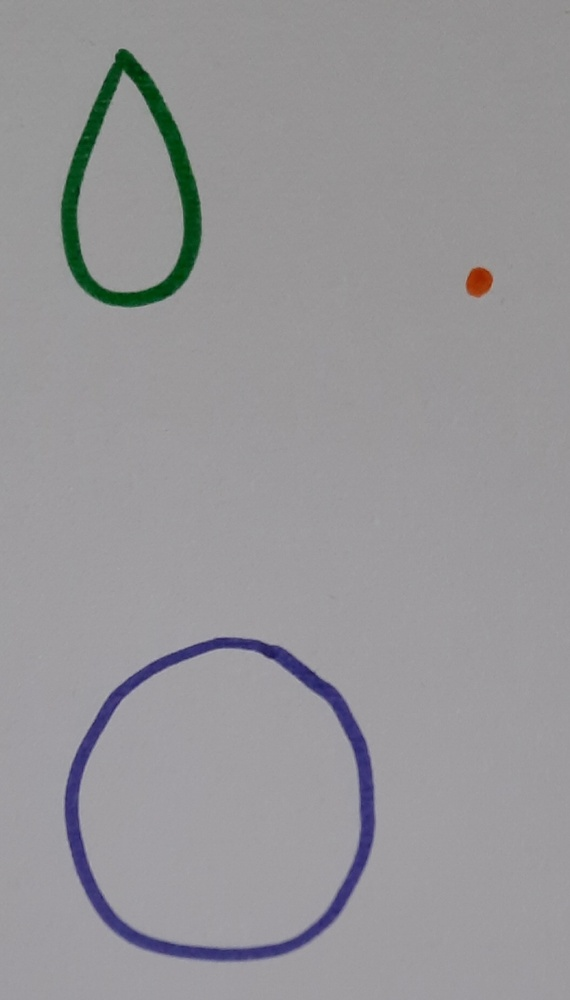
#> input picture tests/inputs/colors.jpg, 570 x 1000 px, shrunk from 1018 x 1786 before the run
$ python bitmap_tracer.py
#> lines starting #> are read from the running program, lines starting #| are printed output that depends on the picture; after the words box and inside, x2 and y2 are one past the last pixel; in counts of white or black regions, pixels touching at a corner belong together
import cv2
import numpy as np
from svgwrite import Drawing
from collections import defaultdict
import yaml
import os

def load_config(config_path="config.yaml"):
    """
    Load the number of structures to keep for each color from YAML config file
    """
    try:
        if os.path.exists(config_path):
            with open(config_path, 'r') as file:
                config = yaml.safe_load(file)
                red_dots = config.get('red_dots', 0)
                blue_paths = config.get('blue_paths', 0)
                green_paths = config.get('green_paths', 0)
                print(f"📁 Loaded config: red_dots={red_dots}, blue_paths={blue_paths}, green_paths={green_paths}")
                return red_dots, blue_paths, green_paths
        else:
            print(f"❌ Config file not found: {config_path}")
            return 0, 0, 0
    except Exception as e:
        print(f"❌ Error loading config: {e}")
        return 0, 0, 0

# [257 lines left out: functions detect_points, create_point_marker, get_contour_center, categorize_color, detect_dominant_stroke_color, ensure_contour_closure and 2 more, not called in this run]

def create_final_svg_color_categories(image_path, output_svg="peanut_smart.svg", config_path="config.yaml"):
    """
    Create SVG with colors categorized into blue, red, green and white background ignored
    Using smart curve fitting for optimal shape preservation and smoothness
    RED IS RESERVED FOR POINTS ONLY - all red shapes become point markers at their center
    Number of structures for each color is controlled by YAML config file
    """
#> called with image_path = '../../tests/inputs/colors.jpg', output_svg = 'colors.svg', config_path = 'config.yaml'
    print(f"⚡ Creating categorized color outline with smart curve fitting: {output_svg}")
    print("🎯 NOTE: Red is reserved exclusively for point markers - all red shapes become points")

    # Load configuration for all color categories
    max_red_dots, max_blue_paths, max_green_paths = load_config(config_path)

    # Read image
    img = cv2.imread(image_path)
#> img is the input picture: shape (1000, 570, 3); mean B, G, R 152.7, 149.9, 150.8
    if img is None:
        print(f"❌ Could not load image: {image_path}")
        return False

    height, width = img.shape[:2]
#> height = 1000; width = 570
    print(f"Image size: {width}x{height}")
#| Image size: 570x1000

    # Convert to grayscale for contour detection
    gray = cv2.cvtColor(img, cv2.COLOR_BGR2GRAY)
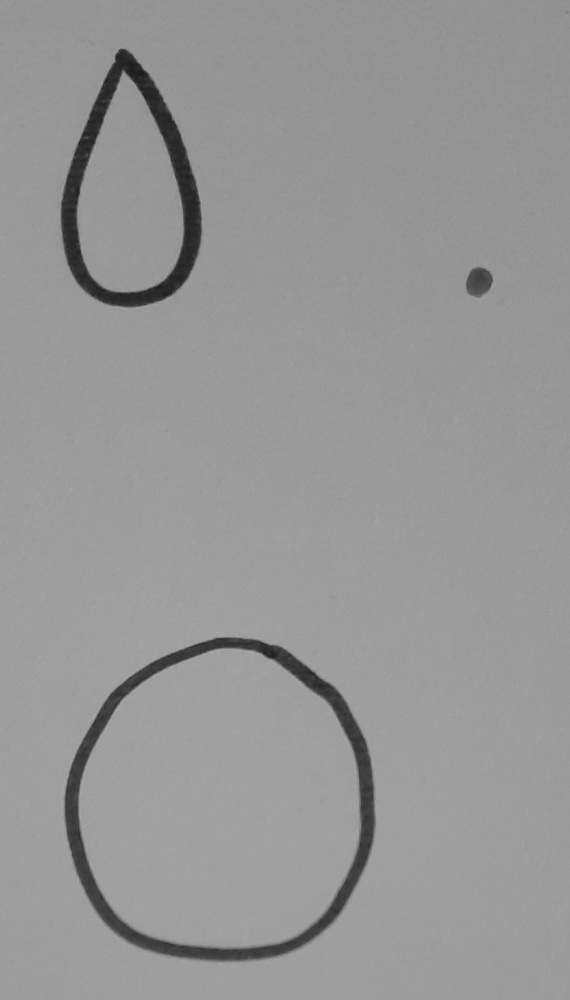
#> gray: shape (1000, 570); min 24, max 171, mean 150.6

    # Use multiple thresholding methods to capture all colored strokes
    binary1 = cv2.adaptiveThreshold(gray, 255, cv2.ADAPTIVE_THRESH_GAUSSIAN_C,
                                   cv2.THRESH_BINARY_INV, 15, 5)
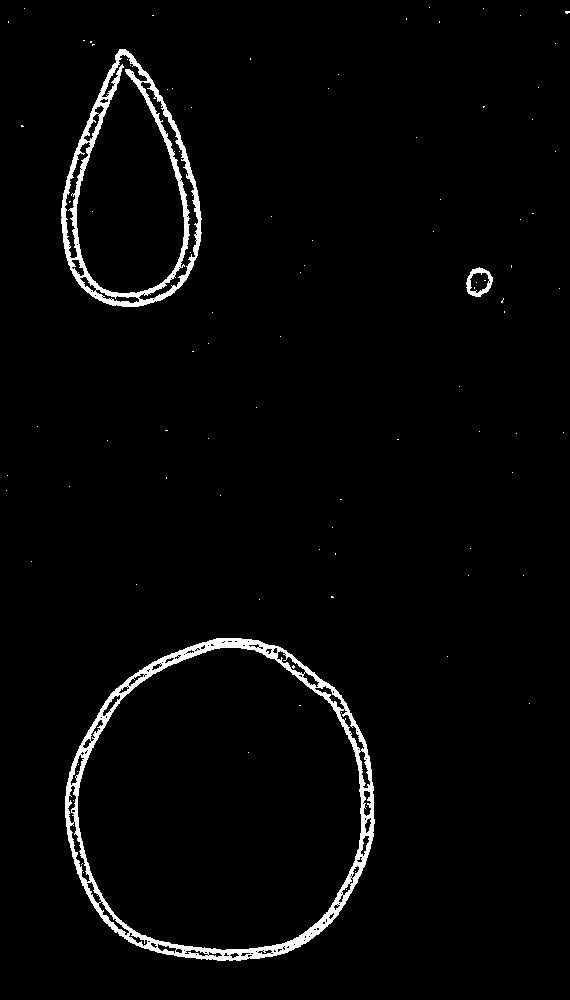
#> binary1: shape (1000, 570); 2.7% white; 94 white regions (91 under 20 px), largest, box (x1, y1, x2, y2) and area: (65, 638, 375, 961) 9037, (61, 49, 202, 307) 5749, (466, 267, 493, 297) 313

    _, binary2 = cv2.threshold(gray, 0, 255, cv2.THRESH_BINARY_INV + cv2.THRESH_OTSU)
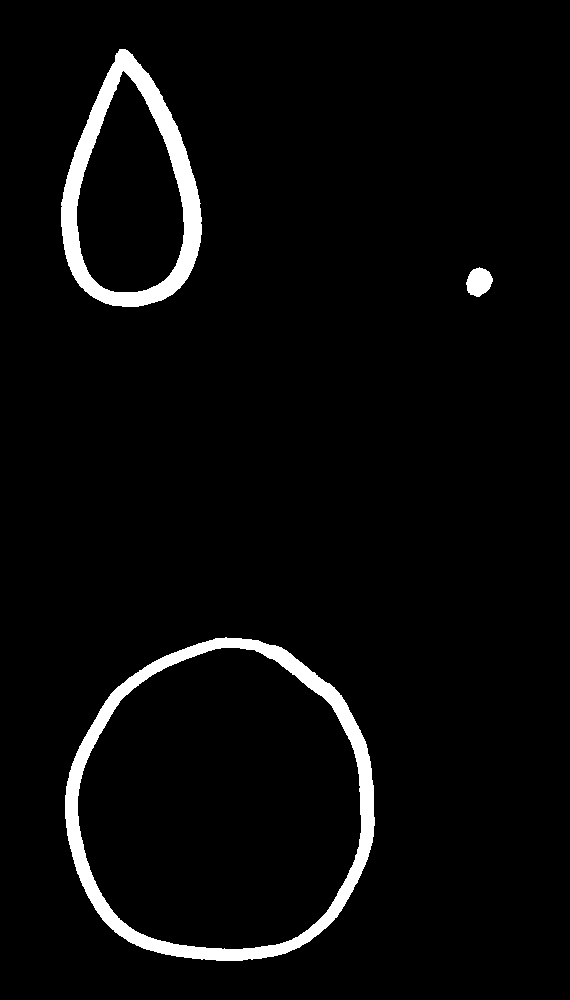
#> binary2: shape (1000, 570); 3.9% white; 3 white regions, box (x1, y1, x2, y2) and area: (65, 637, 375, 961) 12209, (61, 49, 202, 307) 9370, (466, 267, 493, 297) 577

    # Combine both methods
    combined = cv2.bitwise_or(binary1, binary2)
#> combined: shape (1000, 570); 3.9% white; 76 white regions (73 under 20 px), largest, box (x1, y1, x2, y2) and area: (65, 637, 375, 961) 12210, (61, 49, 202, 307) 9370, (466, 267, 493, 297) 593

    # Conservative cleaning
    kernel = np.ones((3,3), np.uint8)
    cleaned = cv2.morphologyEx(combined, cv2.MORPH_CLOSE, kernel, iterations=2)
#> cleaned: shape (1000, 570); 3.9% white; 76 white regions (73 under 20 px), largest, box (x1, y1, x2, y2) and area: (65, 637, 375, 961) 12219, (61, 49, 202, 307) 9385, (466, 267, 493, 297) 595
    cleaned = cv2.morphologyEx(cleaned, cv2.MORPH_OPEN, kernel, iterations=1)
#> cleaned: shape (1000, 570); 3.9% white; 4 white regions (1 under 20 px)

    # Find contours WITH hierarchy - this is key!
    contours, hierarchy = cv2.findContours(cleaned, cv2.RETR_TREE, cv2.CHAIN_APPROX_TC89_KCOS)
#> contours = 6 contours, 1 with area under 20; largest, box (x1, y1, x2, y2) and area: (65, 638, 375, 961) 79324, (77, 647, 362, 950) 67974, (61, 49, 202, 307) 25486, (76, 73, 185, 293) 16604, (466, 268, 493, 297) 568

    print(f"Found {len(contours)} total contours")
#| Found 6 total contours

    if contours:
        # Create SVG
        dwg = Drawing(output_svg, size=(width, height))

        # Storage for all structures by type
        all_red_points = []    # Will store tuples of (area, center, is_small_point)
        blue_structures = []   # Will store tuples of (area, contour)
        green_structures = []  # Will store tuples of (area, contour)

        # Calculate image area for relative sizing
        total_image_area = width * height

        kept_contours = 0
        skipped_contours = 0

        for i, contour in enumerate(contours):
            area = cv2.contourArea(contour)
            perimeter = cv2.arcLength(contour, True)

            print(f"Contour {i}: area={area:.1f}, perimeter={perimeter:.1f}, points={len(contour)}")

            # First, check if this is a small point
            point_center = detect_points(contour)
            if point_center:
                # Store small points with their area for unified sorting
                all_red_points.append((area, point_center, True))
                kept_contours += 1
                print(f"  ✅ Small point found: area={area:.1f}")
                continue  # Skip further processing for small points

            # For non-points, apply regular filters
            min_area = 150
            max_area = total_image_area * 0.8

            if area < min_area or area > max_area:
                skipped_contours += 1
                continue

            # Filter 2: Hierarchy-based filtering - only keep top-level contours
            if hierarchy is not None and hierarchy[0][i][3] != -1:
                skipped_contours += 1
                continue

            # Filter 3: Solidarity check
            if perimeter > 0:
                circularity = 4 * np.pi * area / (perimeter * perimeter)
                if circularity < 0.01:
                    skipped_contours += 1
                    continue

            # Detect and categorize the color
            stroke_color = detect_dominant_stroke_color(contour, img)

            if stroke_color:
                # ⭐ CRITICAL: If the color is red, store for unified sorting
                if stroke_color == "#FF0000":
                    center = get_contour_center(contour)
                    if center:
                        # Store red structure with area for unified sorting
                        all_red_points.append((area, center, False))
                        print(f"  🔴 Red structure found: area={area:.1f}, center=({center[0]}, {center[1]})")
                    else:
                        print(f"  ⚠️  Red shape has no center, skipping")

                # Store blue structures for filtering
                elif stroke_color == "#0000FF":
                    blue_structures.append((area, contour))
                    print(f"  🔵 Blue structure found: area={area:.1f}")

                # Store green structures for filtering
                elif stroke_color == "#00FF00":
                    green_structures.append((area, contour))
                    print(f"  🟢 Green structure found: area={area:.1f}")

                kept_contours += 1
            else:
                skipped_contours += 1

        # ⭐ FILTER ALL STRUCTURES BY CONFIGURED LIMITS

        # Filter red points
        if all_red_points:
            print(f"\n🔴 Found {len(all_red_points)} total red points/structures")
            print("   Sorting by area (largest to smallest):")
            for i, (area, center, is_small_point) in enumerate(all_red_points):
                point_type = "small point" if is_small_point else "red structure"
                print(f"   {i+1}. Area: {area:.1f}, Type: {point_type}, Center: ({center[0]}, {center[1]})")

            all_red_points = filter_structures_by_area(all_red_points, max_red_dots)

        # Filter blue paths
        if blue_structures:
            print(f"\n🔵 Found {len(blue_structures)} blue structures")
            print("   Sorting by area (largest to smallest):")
            for i, (area, contour) in enumerate(blue_structures):
                print(f"   {i+1}. Area: {area:.1f}")

            blue_structures = filter_structures_by_area(blue_structures, max_blue_paths)

        # Filter green paths
        if green_structures:
            print(f"\n🟢 Found {len(green_structures)} green structures")
            print("   Sorting by area (largest to smallest):")
            for i, (area, contour) in enumerate(green_structures):
                print(f"   {i+1}. Area: {area:.1f}")

            green_structures = filter_structures_by_area(green_structures, max_green_paths)

        print(f"\n📊 Filtering results: {kept_contours} kept, {skipped_contours} skipped")
        print(f"📍 Final red points: {len(all_red_points)}")
        print(f"🔵 Final blue paths: {len(blue_structures)}")
        print(f"🟢 Final green paths: {len(green_structures)}")

        # Process blue paths with smart curve fitting
        total_paths = 0
        print(f"\n🔵 Processing {len(blue_structures)} blue paths")
        for area, contour in blue_structures:
            path_data = smart_curve_fitting(contour)

            if path_data:
                dwg.add(dwg.path(
                    d=path_data,
                    fill="none",
                    stroke="#0000FF",
                    stroke_width=2,
                    stroke_linecap="round",
                    stroke_linejoin="round"
                ))
                total_paths += 1

        # Process green paths with smart curve fitting
        print(f"\n🟢 Processing {len(green_structures)} green paths")
        for area, contour in green_structures:
            path_data = smart_curve_fitting(contour)

            if path_data:
                dwg.add(dwg.path(
                    d=path_data,
                    fill="none",
                    stroke="#00FF00",
                    stroke_width=2,
                    stroke_linecap="round",
                    stroke_linejoin="round"
                ))
                total_paths += 1

        # Process points with custom markers - ALWAYS USE RED FOR POINTS
        print(f"\n🔴 Processing {len(all_red_points)} final red points as simple dots")
        total_points_added = 0
        for area, center, is_small_point in all_red_points:
            x, y = center
            point_data = create_point_marker(x, y, radius=4)  # Simple dot with radius 4

            # Create a simple filled circle for the point
            dwg.add(dwg.circle(
                center=(point_data['cx'], point_data['cy']),
                r=point_data['r'],
                fill="#FF0000",  # Filled red
                stroke="none"    # No border
            ))
            total_points_added += 1
            point_type = "small point" if is_small_point else "red structure"
            print(f"    ✅ Added red dot at ({x}, {y}) - {point_type}, area={area:.1f}")

        dwg.save()
        print(f"✅ SVG saved: {output_svg}")
        print(f"🎨 Final breakdown:")
        print(f"   Blue paths: {len(blue_structures)}")
        print(f"   Green paths: {len(green_structures)}")
        print(f"   Red points: {total_points_added}")
        print(f"   Configuration: red_dots={max_red_dots}, blue_paths={max_blue_paths}, green_paths={max_green_paths}")

        if total_points_added == 0 and total_paths == 0:
            print("❕ No structures were detected.")

        return total_paths + total_points_added > 0
    else:
        print("❌ No contours found")
        return False

if __name__ == "__main__":
    input_image = "../../tests/inputs/colors.jpg"
    create_final_svg_color_categories(input_image, "colors.svg")
#> (the call stopped at in create_final_svg_color_categories, `dwg = Drawing(output_svg, size=(width, height))`: svgwrite is not available in this run)
